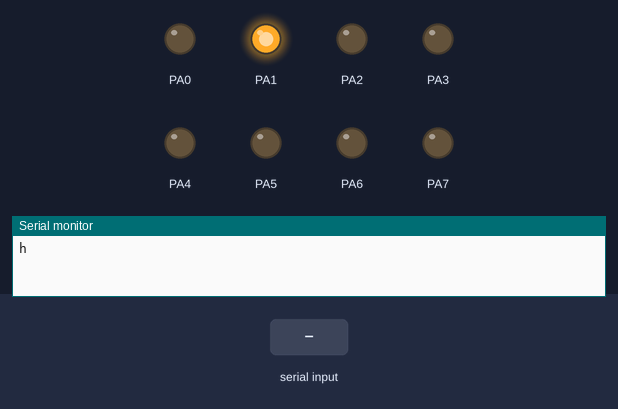
This program was run on a simulated ATmega162, built with avr-gcc and emulated at 4.9152 MHz. On the bench: output pins drawn as LEDs (lit = HIGH), the last lines printed to the serial monitor. The test bench sets the inputs (shaded band).

Above: at 1.9 s.
2.0 s: "1\n" received over Serial
At 2.9 s:
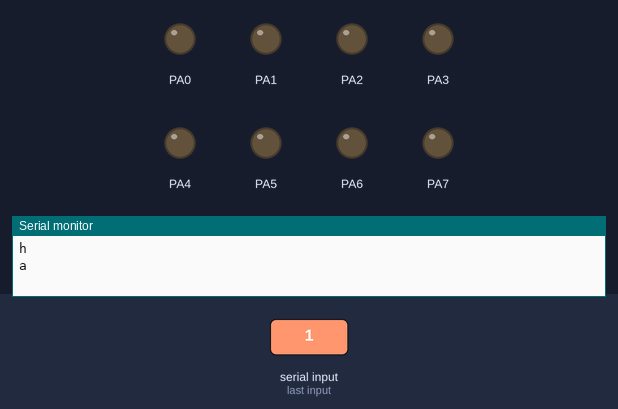
Timing chart, 0 to 5.0 s (numbered marks = the images above; inputs shaded):
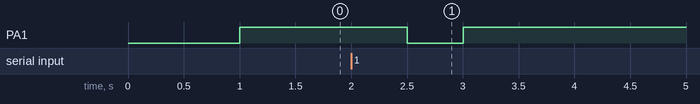

Measured:
- after the input at 2.0 s, PA1: HIGH → LOW after 0.50 s, → HIGH 0.50 s later

The program:

Byggern.c
```c
/*
 * Byggern134.c
 *
 * Created: 30.08.2017 10:04:34
 *  Author: karlmt
 */

#include <avr/io.h>
//#include "IncFile1.h"
#include "stdio.h"
#include <avr/interrupt.h>
#include <avr/sleep.h>
#define F_CPU 4915200 // clock frequency in Hz
#define BAUD 9600
#include <util/delay.h>


int UART_Init(unsigned int ubrr) {
	// Set baud rate
	UBRR0H = (unsigned char)(ubrr>>8);
	UBRR0L = (unsigned char)ubrr;
	// Enable receiver and transmitter
	UCSR0B = (1<<RXEN0)|(1<<TXEN0);
	// Set frame format: 8data, 2 stop bit
	UCSR0A &= ~(_BV(U2X0));
	return 1;
}

unsigned char UART_Recieve(void) {
	while ( !(UCSR0A & (1<<RXC0)));

	return UDR0;

};

int UART_Transmit(unsigned char data) {
	while (!(UCSR0A & (1<<UDRE0) )){}

	UDR0 = data;
	return 3;
};

int main(void)
{

	DDRA = 0xFF;
    while(1)
    {
		_delay_ms(500);
			//PORTA = 0xFF;
			PORTA &= ~(1 << 1);

		_delay_ms(500);

			PORTA |= (1 << 1);

		unsigned int ubrr = 31;
		UART_Init(ubrr);
		UART_Transmit('h');
		UART_Transmit('\n');

		unsigned char post = UART_Recieve();
		fdevopen(UART_Transmit('a'), UART_Recieve());
		printf(post);
    }

}
```
